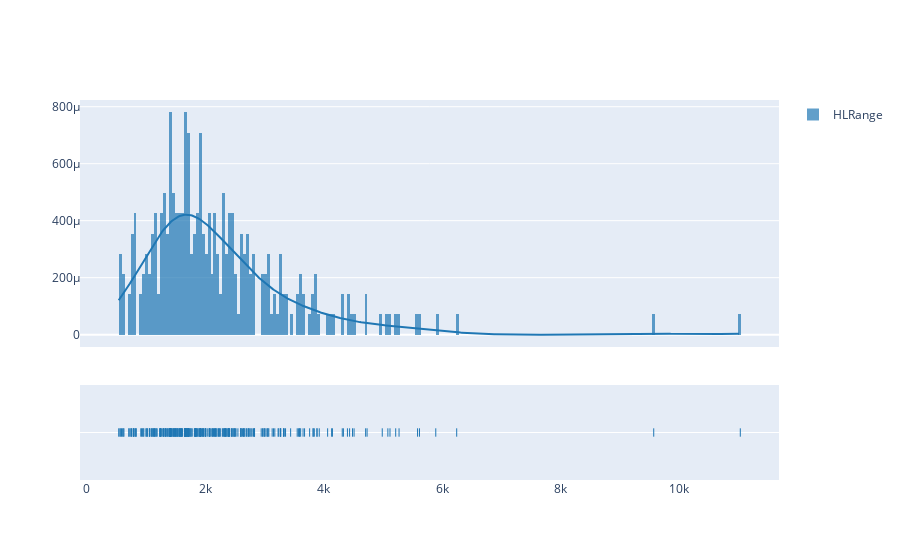

Notebook code cell kept with this figure:
### Code cell
import plotly.figure_factory as ff

fig = ff.create_distplot([df['HLRange']], group_labels=['HLRange'], bin_size = 50)
fig.show()

### Figure 1 — Plotly figure (JSON) as saved in the notebook; plotly's stock layout.template omitted (floating-point values rounded to 4 significant figures; data arrays with more than 128 entries replaced by an {"elided": "..."} marker saying what was removed)
{"data": [{"autobinx": false, "histnorm": "probability density", "legendgroup": "HLRange", "marker": {"color": "rgb(31, 119, 180)"}, "name": "HLRange", "opacity": 0.7, "type": "histogram", "x": {"elided": "282 float values"}, "xaxis": "x", "xbins": {"end": 11030.0, "size": 50, "start": 536.1}, "yaxis": "y"}, {"legendgroup": "HLRange", "marker": {"color": "rgb(31, 119, 180)"}, "mode": "lines", "name": "HLRange", "showlegend": false, "type": "scatter", "x": {"elided": "500 float values"}, "xaxis": "x", "y": {"elided": "500 float values"}, "yaxis": "y"}, {"legendgroup": "HLRange", "marker": {"color": "rgb(31, 119, 180)", "symbol": "line-ns-open"}, "mode": "markers", "name": "HLRange", "showlegend": false, "type": "scatter", "x": {"elided": "282 float values"}, "xaxis": "x", "y": {"elided": "282 str values"}, "yaxis": "y2"}], "layout": {"barmode": "overlay", "hovermode": "closest", "legend": {"traceorder": "reversed"}, "xaxis": {"anchor": "y2", "domain": [0, 1], "zeroline": false}, "yaxis": {"anchor": "free", "domain": [0.35, 1], "position": 0}, "yaxis2": {"anchor": "x", "domain": [0, 0.25], "dtick": 1, "showticklabels": false}}}
